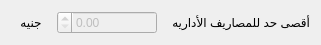
   <widget class="QWidget" name="horizontalLayoutWidget_5">
    <property name="geometry">
     <rect>
      <x>330</x>
      <y>300</y>
      <width>321</width>
      <height>31</height>
     </rect>
    </property>
    <layout class="QHBoxLayout" name="horizontalLayout_7">
     <item>
      <widget class="QLabel" name="label_21">
       <property name="maximumSize">
        <size>
         <width>40</width>
         <height>16777215</height>
        </size>
       </property>
       <property name="layoutDirection">
        <enum>Qt::RightToLeft</enum>
       </property>
       <property name="text">
        <string>جنيه</string>
       </property>
       <property name="scaledContents">
        <bool>false</bool>
       </property>
       <property name="alignment">
        <set>Qt::AlignCenter</set>
       </property>
       <property name="margin">
        <number>0</number>
       </property>
       <property name="indent">
        <number>-1</number>
       </property>
      </widget>
     </item>
     <item>
      <widget class="QDoubleSpinBox" name="QDSpinBox_Max_adminExpendses">
       <property name="enabled">
        <bool>false</bool>
       </property>
       <property name="maximumSize">
        <size>
         <width>100</width>
         <height>16777215</height>
        </size>
       </property>
       <property name="layoutDirection">
        <enum>Qt::RightToLeft</enum>
       </property>
       <property name="styleSheet">
        <string notr="true"/>
       </property>
       <property name="minimum">
        <double>0.000000000000000</double>
       </property>
       <property name="value">
        <double>0.000000000000000</double>
       </property>
      </widget>
     </item>
     <item>
      <widget class="QLabel" name="label_23">
       <property name="maximumSize">
        <size>
         <width>170</width>
         <height>16777215</height>
        </size>
       </property>
       <property name="layoutDirection">
        <enum>Qt::RightToLeft</enum>
       </property>
       <property name="text">
        <string>أقصى حد للمصاريف الأداريه </string>
       </property>
       <property name="scaledContents">
        <bool>false</bool>
       </property>
       <property name="margin">
        <number>0</number>
       </property>
       <property name="indent">
        <number>-1</number>
       </property>
      </widget>
     </item>
    </layout>
   </widget>
